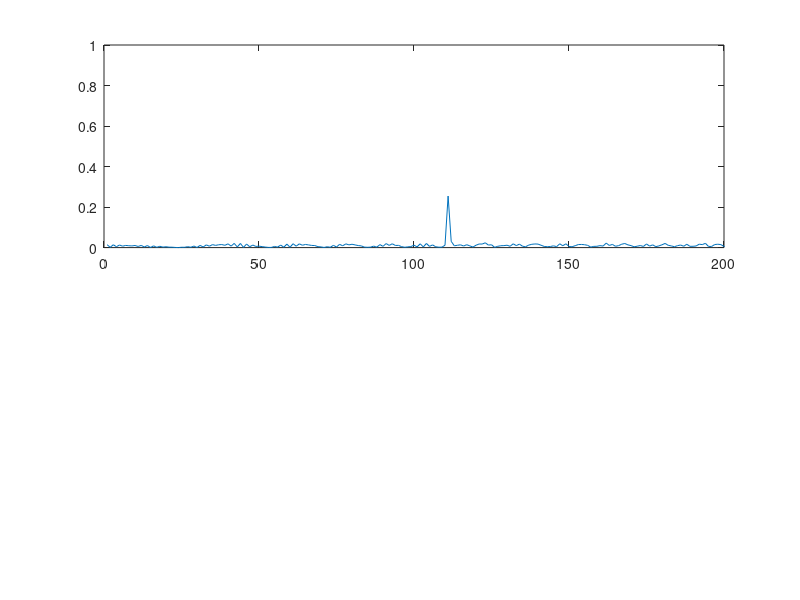
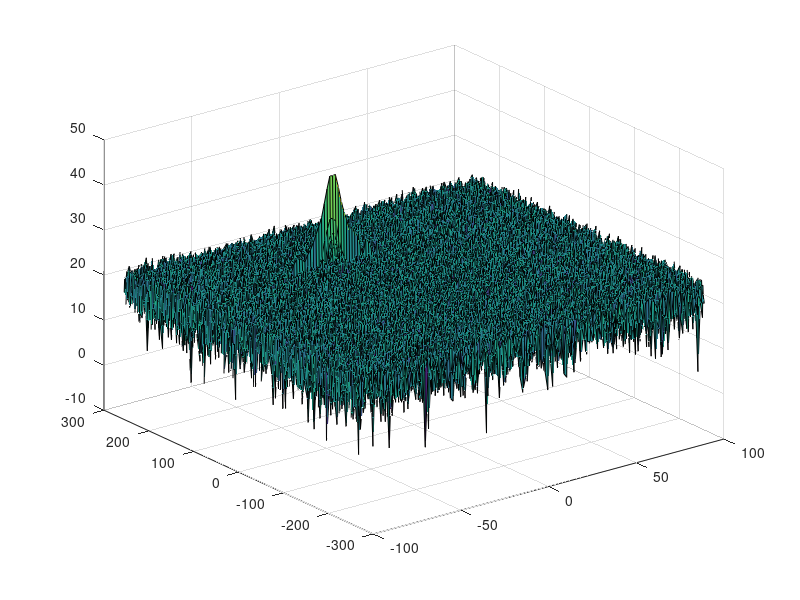
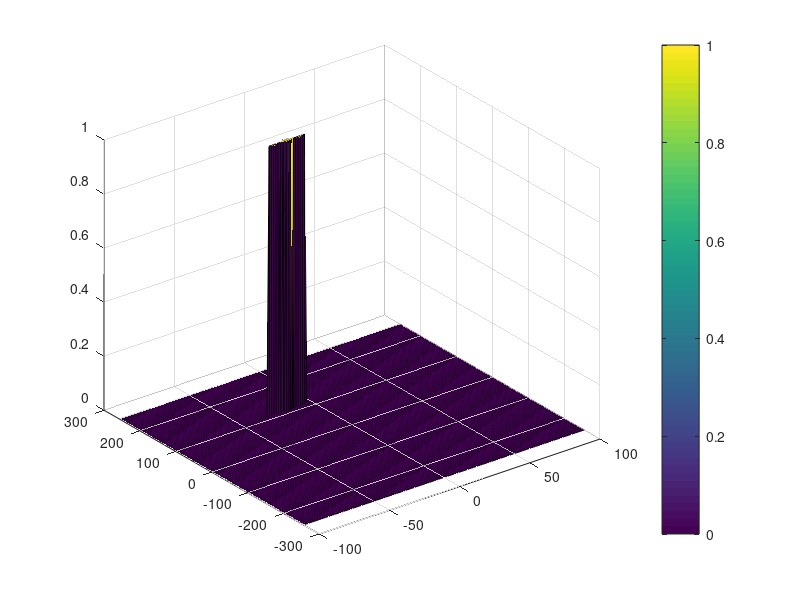

Write MATLAB code to recreate these figures, in order.
clear all
clc;

%% If using Octave %%
% pkg load signal

%% Radar Specifications 
%%%%%%%%%%%%%%%%%%%%%%%%%%%
% Frequency of operation = 77GHz
% Max Range = 200m
% Range Resolution = 1 m
% Max Velocity = 100 m/s
%%%%%%%%%%%%%%%%%%%%%%%%%%%
freq_op     = 77e9;
max_range   = 200.0;
range_resol = 1.0;
max_vel     = 100.0;

% speed of light = 3e8 [m/s]
c = 3e8;

%% User Defined Range and Velocity of target
% *%TODO* (done):
% define the target's initial position and velocity. 
% Note : Velocity remains contant
init_position_target = 110; % target initial position x  = 110 [m]
init_velocity_target = -20; % target initial velocity vx = -20 [m/s]

%% FMCW Waveform Generation

% *%TODO* (done):
% Design the FMCW waveform by giving the specs of each of its parameters.
% Calculate the Bandwidth (B), Chirp Time (T_chirp) and Slope (slope) of the FMCW
% chirp using the requirements above.
B       = c / (2 * range_resol);
T_chirp = 5.5 * 2 * max_range / c;
Slope   = B / T_chirp;

% Operating carrier frequency of Radar 
fc = 77e9;  % carrier freq
                                            
% The number of chirps in one sequence. Its ideal to have 2^ value for the ease of running the FFT
% for Doppler Estimation. 
Nd = 128;   % #of doppler cells OR #of sent periods % number of chirps

% The number of samples on each chirp. 
Nr = 1024;  % for length of time OR # of range cells

% Timestamp for running the displacement scenario for every sample on each chirp
t  = linspace(0, Nd*T_chirp, Nr*Nd); % total time for samples

% Creating the vectors for Tx, Rx and Mix based on the total samples input.
Tx  = zeros(1,length(t)); % transmitted signal
Rx  = zeros(1,length(t)); % received signal
Mix = zeros(1,length(t)); % beat signal

% Similar vectors for range_covered and time delay.
r_t = zeros(1,length(t)); % - Question: what is "range_covered"? 
                          % - Ans: maybe it's meaning the range detected of object versus time
td  = zeros(1,length(t)); % - Question: why time delay are always 0? 
                          % - Ans: maybe waiting for updating later

%% Signal generation and Moving Target simulation
% Running the radar scenario over the time. 

for i=1:length(t)         

    % Define some intermediate parameters
    fc    = freq_op;
    alpha = Slope;

    % *%TODO* (done):
    % For each time stamp update the Range of the Target for constant velocity.
    if i == 1
        r_t(i) = init_position_target;
    else
        r_t(i) = r_t(i-1) + init_velocity_target * (t(i) - t(i-1)); % const vel
    end 
    td(i)  = r_t(i) * 2 / c; % td(i) is the radar signal trip time

    % *%TODO* (done):
    % For each time sample we need update the transmitted and received signal. 
    Tx(i)  = cos(2 * pi * (fc * t(i) + alpha * t(i)^2 / 2));
    Rx(i)  = cos(2 * pi * (fc * (t(i) - td(i)) + alpha * (t(i) - td(i))^2 / 2));

    % *%TODO* (done):
    % Now by mixing the Transmit and Receive generate the beat signal
    % This is done by element wise matrix multiplication of Transmit and Receiver Signal
    Mix(i) = Tx(i) .* Rx(i);

end


%% RANGE MEASUREMENT
% *%TODO* (done):
% Reshape the vector into [Nr, Nd] array. 
% Nr and Nd here would also define the size of Range and Doppler FFT respectively.
Mix_reshaped = reshape(Mix, [Nr, Nd]);

% *%TODO* (done):
% Run the FFT on the beat signal along the range bins dimension (Nr) and normalize.
sig_fft = fft(Mix_reshaped, Nr);
sig_fft = sig_fft./Nr;

% *%TODO* (done):
% Take the absolute value of FFT output
sig_fft = abs(sig_fft);

% *%TODO* (done):
% Output of FFT is double sided signal, but we are interested in only one side of the spectrum. 
% Hence we throw out half of the samples.
L = length(t);
sig_fft = sig_fft(1 : L/2 + 1);

%plotting the range
figure ('Name','Range from First FFT')
subplot(2,1,1)

% *%TODO* (done):
% plot FFT output 
plot(sig_fft)
axis ([0 200 0 1]);


%% RANGE DOPPLER RESPONSE
% The 2D FFT implementation is already provided here. This will run a 2DFFT
% on the mixed signal (beat signal) output and generate a range doppler
% map.You will implement CFAR on the generated RDM


% Range Doppler Map Generation.

% The output of the 2D FFT is an image that has reponse in the range and
% doppler FFT bins. So, it is important to convert the axis from bin sizes
% to range and doppler based on their Max values.

Mix = reshape(Mix, [Nr, Nd]);

% 2D FFT using the FFT size for both dimensions.
sig_fft2 = fft2(Mix, Nr, Nd);

% Taking just one side of signal from Range dimension.
sig_fft2 = sig_fft2(1:Nr/2, 1:Nd);
sig_fft2 = fftshift (sig_fft2);
RDM = abs(sig_fft2);
RDM = 10 * log10(RDM) ;

% use the surf function to plot the output of 2DFFT and to show axis in both
% dimensions
doppler_axis = linspace(-100, 100, Nd);
range_axis = linspace(-200,200,Nr/2) * ((Nr/2)/400);
figure,surf(doppler_axis, range_axis, RDM);

%% CFAR implementation

% Slide Window through the complete Range Doppler Map

% *%TODO* (done):
% Select the number of Training Cells in both the dimensions.
Tr = 12;
Td = 14;

% *%TODO* (done):
% Select the number of Guard Cells in both dimensions around the Cell under 
% test (CUT) for accurate estimation
Gr = 6;
Gd = 8;

% *%TODO* (done):
% Offset the threshold by SNR value in dB
SNR = 5; % Is it correct to do so???

% *%TODO* (done):
% Create a vector to store noise_level for each iteration on training cells
noise_level = zeros(1,1);


% *%TODO* (done):
% Design a loop such that it slides the CUT across range doppler map by
% giving margins at the edges for Training and Guard Cells.
% For every iteration sum the signal level within all the training
% cells. To sum convert the value from logarithmic to linear using db2pow
% function. Average the summed values for all of the training
% cells used. After averaging convert it back to logarithimic using pow2db.
% Further add the offset to it to determine the threshold. Next, compare the
% signal under CUT with this threshold. If the CUT level > threshold assign
% it a value of 1, else equate it to 0.
% Note: db2pow() and pow2db() are both Matlab built-in functions
Nr = Nr / 2;
sig_cfar2d = zeros(Nr, Nd);
for i = 1 : (Nr - (2 * (Gr + Tr) + 1))

    for j = 1 : (Nd - (2 * (Gd + Td) + 1))
        % Use RDM[x,y] as the matrix from the output of 2D FFT for implementing
        % CFAR
        noise_db_outer  = RDM(i:i+2*(Gr+Tr)+1, j:j+2*(Gd+Td)+1);
        noise_pow_outer = db2pow(noise_db_outer);
        noise_db_inner  = RDM(i+Tr:i+Gr+2*Tr+1, j+Td:j+Gd+2*Td+1);
        noise_pow_inner = db2pow(noise_db_inner);
        
        % Calculate the sum
        % Note: in matlab, one can use sum(x, 'all'), while in Octave one cannot
        noise_level_pow = sum(sum(noise_pow_outer)) - sum(sum(noise_pow_inner));
        
        % Number of training cells
        n_cells_t = (2*(Gr + Tr) + 1) * (2*(Gd + Td) + 1) - (Gr + Tr + 1) * (Gd + Td + 1);

        % Average noise level
        avg_noise_pow = noise_level_pow / n_cells_t;
        ave_noise_db  = pow2db(avg_noise_pow);

        % Offset the threshold
        threshold = ave_noise_db + SNR;
        
        % *%TODO* (done):
        % The process above will generate a thresholded block, which is smaller 
        % than the Range Doppler Map as the CUT cannot be located at the edges of
        % matrix. Hence,few cells will not be thresholded. To keep the map size same
        % set those values to 0. 
        
        % Assign the valid signal to CUT
        if RDM(i + Tr + Gr, j + Td + Gd) > threshold
            sig_cfar2d(i + Tr + Gr, j + Td + Gd) = 1;
        end
    end
end

% *%TODO* (done):
% Display the CFAR output using the Surf function like we did for Range
% Doppler Response output.
figure,surf(doppler_axis, range_axis, sig_cfar2d);
colorbar;
